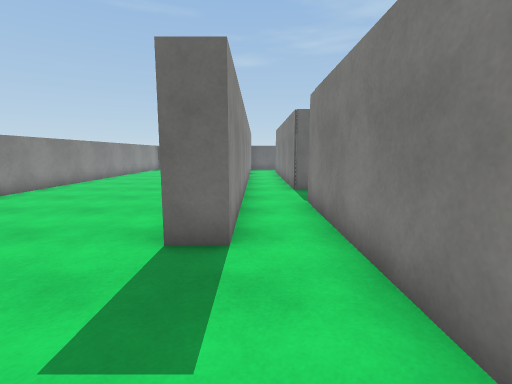
View 1 (above)

21 first-person views from a walk through a Unity game level. The camera is 1.4 m above the floor, tilts 8° down and sees 85° across. The floor is counted in squares, 1 m on a side. Each view is taken from the middle of a square. On the plan, view 1 faces up. The plan holds only what a view shows up to about 14 squares ahead; the rest is blank. The place goes on beyond the plan. The player character is not drawn. Some animated figures are not drawn. Surface patterns are stand-ins for the level's own textures.

View 2
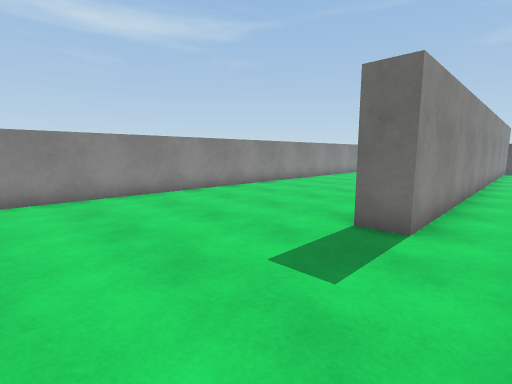

View 3
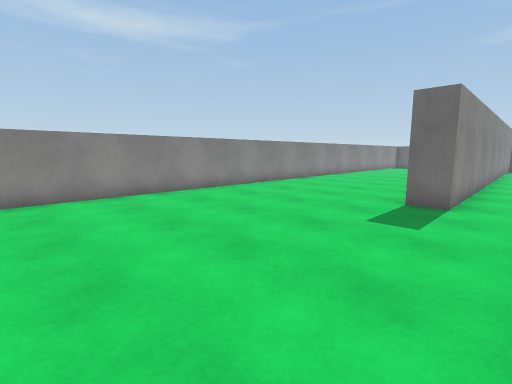

View 4
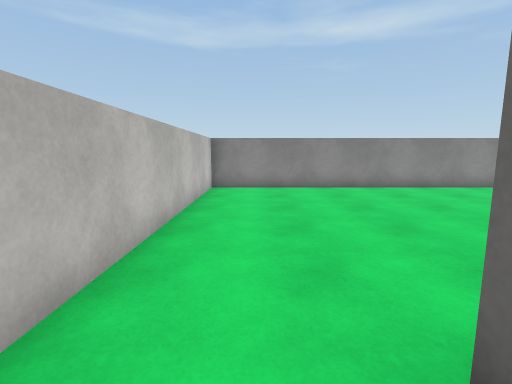

View 5
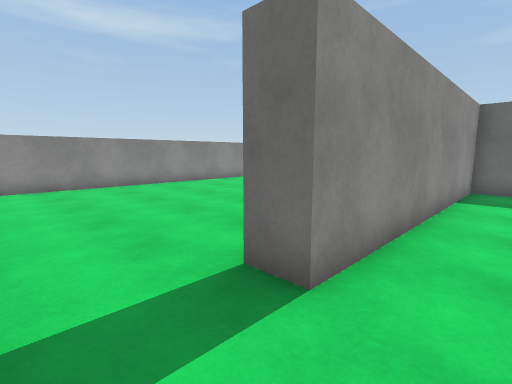

View 6
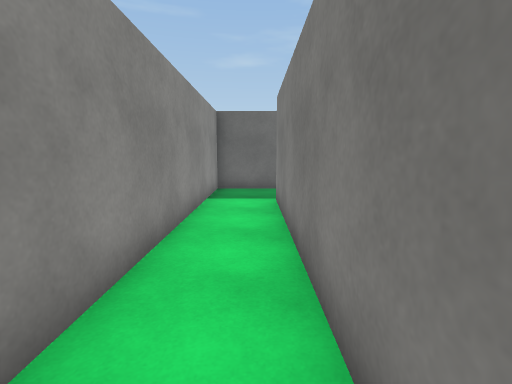

View 7
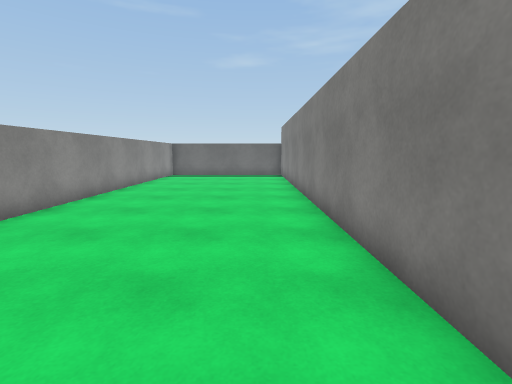

View 8
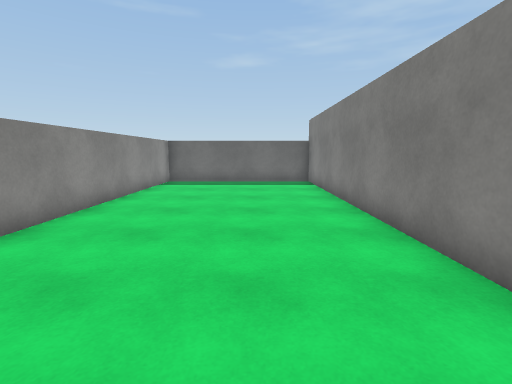

View 9
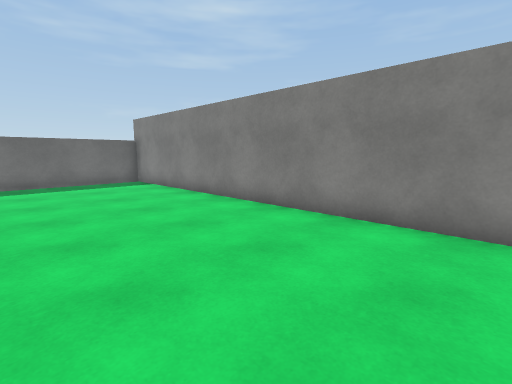

View 10
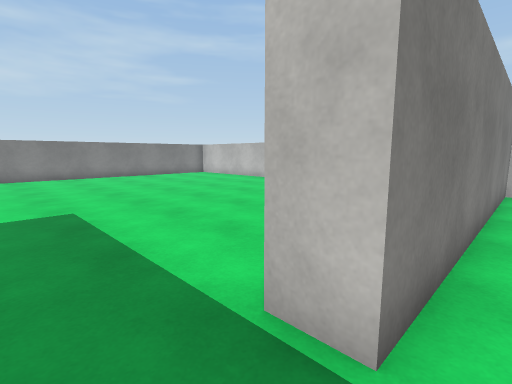

View 11
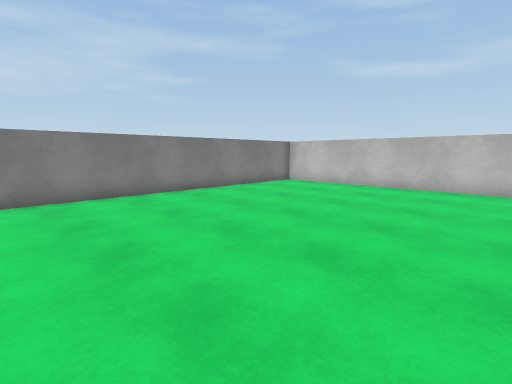

View 12
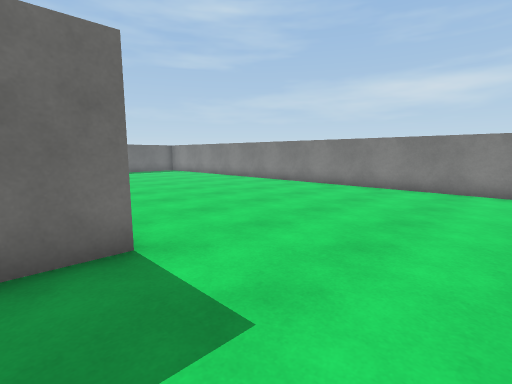

View 13
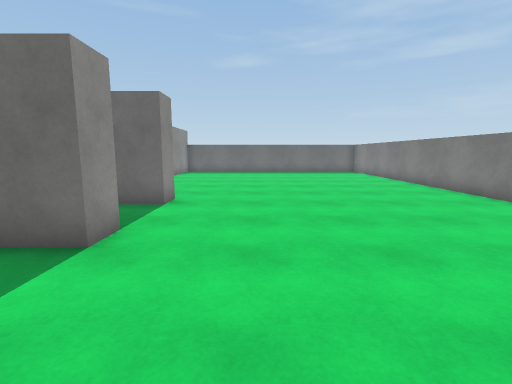

View 14
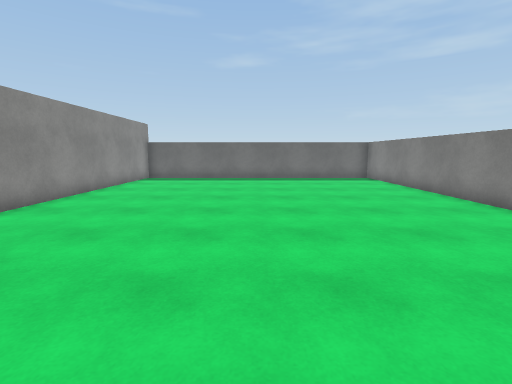

View 15
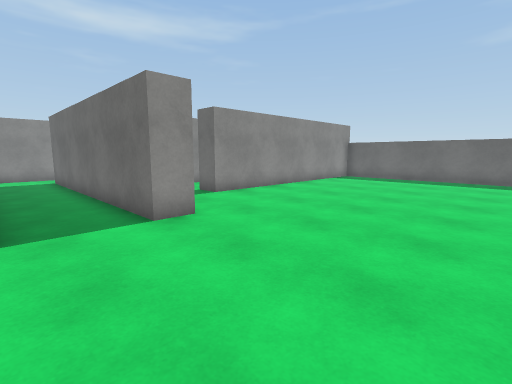

View 16
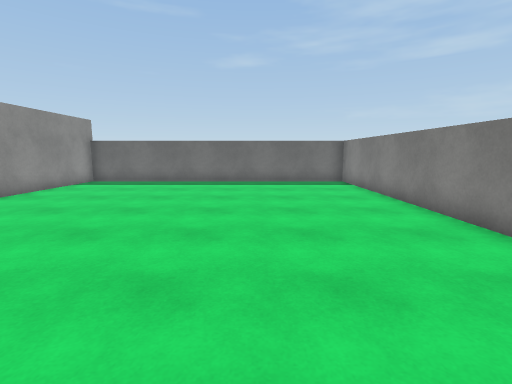

View 17
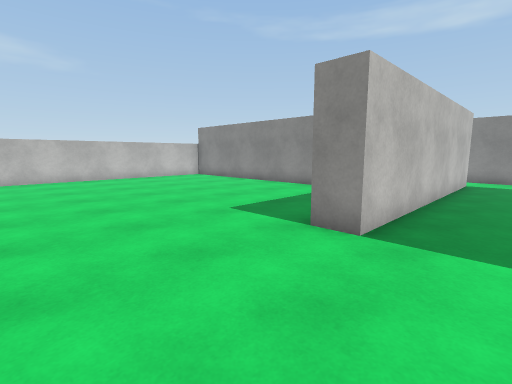

View 18
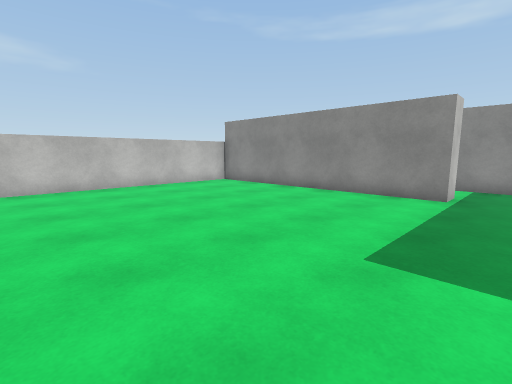

View 19
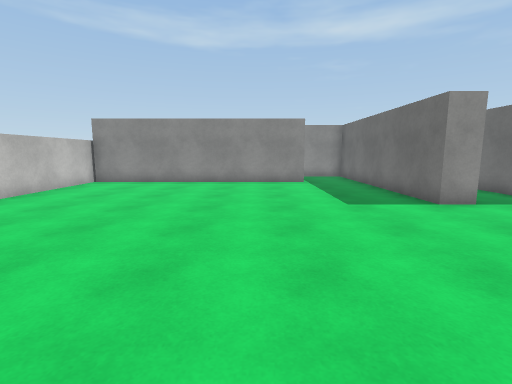

View 20
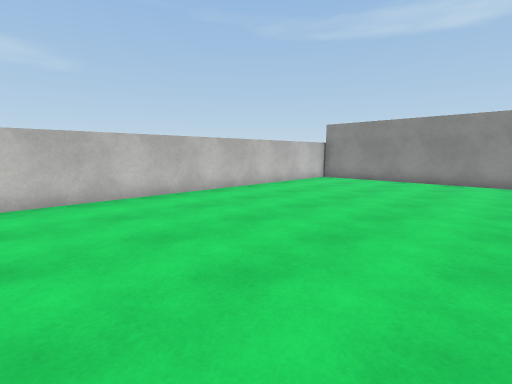

View 21
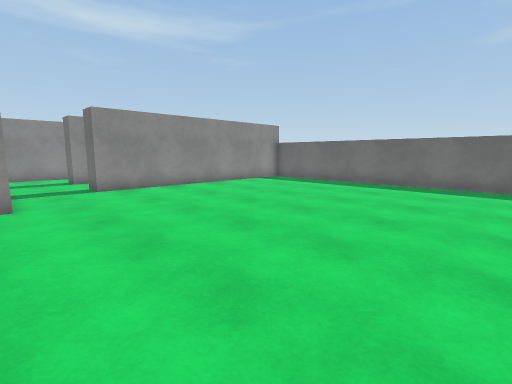

### Floor plan
Points are (right, up) in squares from view 1. A wall is a line through its corners. A room is listed if a view was taken in it or the views show most of it. See-through windows are left out.
Room 1 (views 1, 2, 3, 4, 5, 6, 7, 8, 9, 10)
walls: (-1.4, 7.5) (-1.4, 23.8) (-8.3, 23.8) (-8.3, -5.8) (1.2, -5.8); (2.5, 13.5) (2.5, 12); (5.5, 7) (2.5, 7) (2.5, -2.7) (1.4, -2.7); (1.5, 1.5) (1.5, 8) (11.5, 8); (-0.4, 17.6) (-0.4, 4.1) (-1.5, 4.1); (5.6, 14) (4.6, 14); (11.5, 10.5) (1.5, 10.5) (1.5, 14); (4.6, -5.8) (4.6, 4.3) (5.6, 4.3)
ways out: opening at (5, 5.5) to room 2; opening at (11, 9.5) to room 2; opening at (5, 12.5)
Room 2 (views 11, 12, 13, 14, 15, 16, 17, 18, 19, 20, 21)
walls: (11.5, 8) (11.5, 7) (5.5, 7); (11.5, 11.6) (11.5, 10.5); (5.6, 4.3) (5.6, -5.8) (20.2, -5.8); (21.3, -4.8) (21.3, 23.8) (9, 23.8) (9, 14)
ways out: opening at (5, 5.5) to room 1; opening at (11, 9.5) to room 1; opening at (8.5, 12.5)

Positions as (right, up) in squares from view 1, and headings:
1: (0, 0), facing up
2: (1, -1), facing up-left
3: (1, -4), facing up-left
4: (3, -4), facing left
5: (4, -5), facing up-left
6: (4, -4), facing up
7: (-3, 6), facing up
8: (-4, 10), facing up
9: (-7, 10), facing up-right
10: (4, 6), facing down-right
11: (12, 6), facing down-right
12: (10, 3), facing up-right
13: (14, 3), facing up
14: (15, 8), facing up
15: (17, 8), facing up-left
16: (17, 10), facing up
17: (16, 10), facing down-left
18: (15, 6), facing down-left
19: (19, 2), facing left
20: (20, 3), facing down-left
21: (20, 11), facing up-left
